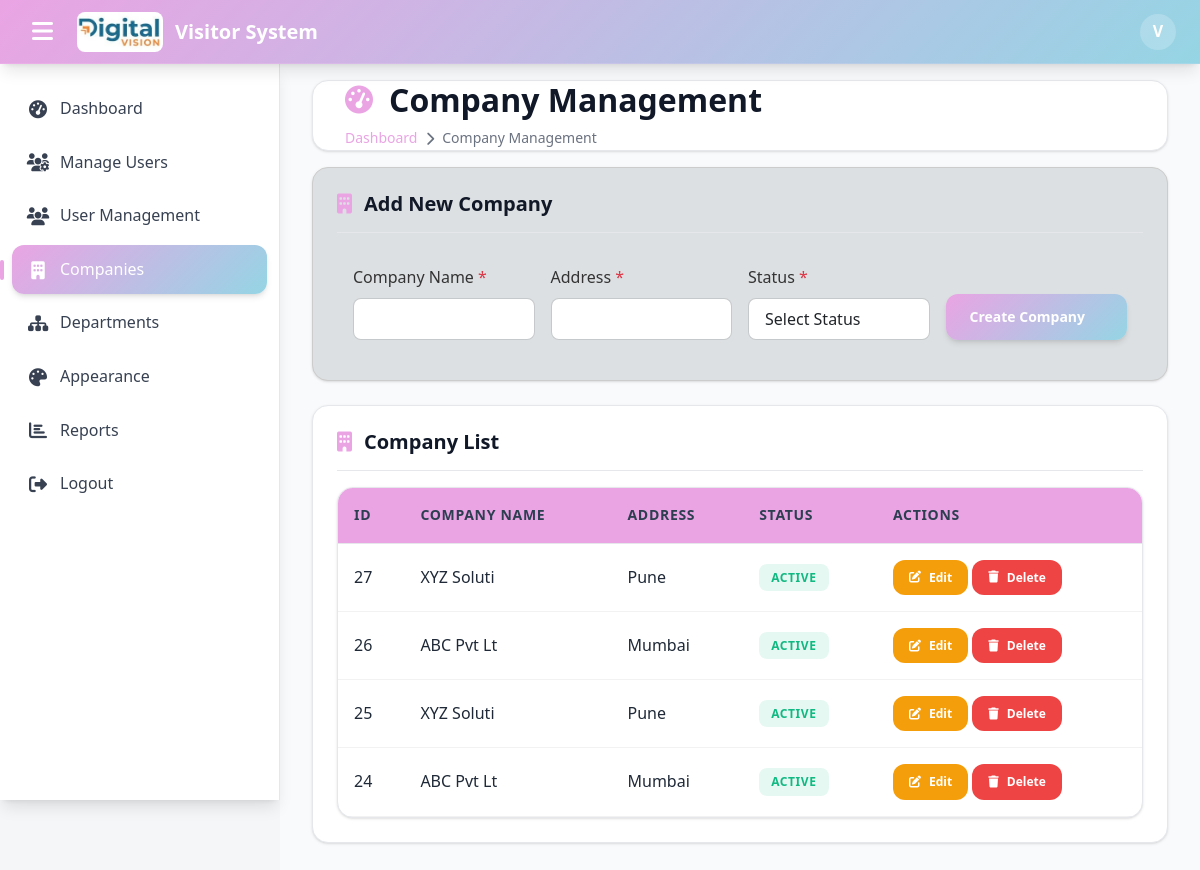
The page /admin/create_company.php (signed in) on the database its author committed.
### tables this page shows
CREATE TABLE `system_theme` (
  `id` int(10) NOT NULL,
  `primary_color` varchar(20) DEFAULT '#007bff',
  `secondary_color` varchar(20) DEFAULT '#0056b3',
  `logo_path` varchar(255) DEFAULT NULL
);

CREATE TABLE `companies` (
  `id` int(10) NOT NULL,
  `name` varchar(10) NOT NULL,
  `location` varchar(10) NOT NULL,
  `status` enum('Active','Inactive') DEFAULT 'Active',
  `created_at` datetime DEFAULT current_timestamp()
);

### includes/theme.php (called while the page is built, shortened)
<?php
require_once __DIR__ . '/db.php';
$theme = [
    'primary_color' => '#2563eb',
    'secondary_color' => '#1d4ed8',
    'logo_path' => 'assets/default-logo.svg'
];
if ($conn) {
    $res = $conn->query("SELECT primary_color, secondary_color, logo_path FROM system_theme LIMIT 1");
    if ($res && $row = $res->fetch_assoc()) {
        if (!empty($row['primary_color'])) $theme['primary_color'] = $row['primary_color'];
        if (!empty($row['secondary_color'])) $theme['secondary_color'] = $row['secondary_color'];
        if (!empty($row['logo_path'])) $theme['logo_path'] = $row['logo_path'];
    }
}
function theme_logo() {
    global $theme;
    return $theme['logo_path'];
}
?>

### admin/create_company.php (the view, shortened to what this page needs)
<?php
require_once __DIR__ . '/../includes/erp_layout.php';
$editCompany = null;
$result = $conn->query("SELECT * FROM companies ORDER BY id DESC");
$breadcrumbs = [
    ['title' => 'Dashboard', 'url' => 'dashboard.php', 'icon' => 'tachometer-alt'],
    ['title' => 'Company Management', 'icon' => 'building']
];
echo erp_header('Company Management', $breadcrumbs);
?>
<div class="erp-card form-card mb-4">
    <div class="erp-card-header">
        <h3 class="erp-card-title"><i class="fas fa-building"></i>
            <?= $editCompany ? 'Edit Company' : 'Add New Company' ?></h3>
    </div>
    <form method="POST" class="p-3">
        <div class="row g-3 align-items-end">
            <div class="col-md-3">
                <label class="form-label">Company Name <span class="text-danger">*</span></label>
                <input type="text" name="<?= $editCompany ? 'edit_name' : 'name' ?>" class="form-control"
                    value="<?= htmlspecialchars($editCompany['name'] ?? ($_POST['name'] ?? '')) ?>">
            </div>
            <div class="col-md-3">
                <label class="form-label">Address <span class="text-danger">*</span></label>
                <input type="text" name="<?= $editCompany ? 'edit_address' : 'address' ?>" class="form-control"
                    value="<?= htmlspecialchars($editCompany['location'] ?? ($_POST['address'] ?? '')) ?>">
            </div>
            <div class="col-md-3">
                <label class="form-label">Status <span class="text-danger">*</span></label>
                <select name="<?= $editCompany ? 'edit_status' : 'status' ?>" class="form-control">
                    <option value="">Select Status</option>
                </select>
            </div>
            <div class="col-md-3 text-start">
                <button type="submit" class="erp-btn erp-btn-primary w-100">
                    <?= $editCompany ? 'Update Company' : 'Create Company' ?>
                </button>
            </div>
        </div>
    </form>
</div>
<div class="erp-card">
    <div class="erp-card-header">
        <h3 class="erp-card-title"><i class="fas fa-building"></i> Company List</h3>
    </div>
    <div class="erp-table-container">
        <table class="erp-table">
            <thead>
                <tr>
                    <th>ID</th>
                    <th>Company Name</th>
                    <th>Address</th>
                    <th>Status</th>
                    <th>Actions</th>
                </tr>
            </thead>
            <tbody>
                <?php if ($result && $result->num_rows > 0): ?>
                    <?php while ($row = $result->fetch_assoc()): ?>
                        <tr>
                            <td><?= $row['id'] ?></td>
                            <td><?= htmlspecialchars($row['name']) ?></td>
                            <td><?= htmlspecialchars($row['location']) ?></td>
                            <td><?= erp_badge($row['status'], $row['status'] == 'Active' ? 'success' : 'danger') ?></td>
                            <td>
                                <a href="?edit=<?= $row['id'] ?>" class="erp-btn erp-btn-warning erp-btn-sm">
                                    <i class="fas fa-edit"></i> Edit
                                </a>
                                <button class="erp-btn erp-btn-danger erp-btn-sm"
                                    onclick="deleteConfirm('?delete=<?= $row['id'] ?>','company')">
                                    <i class="fas fa-trash"></i> Delete
                                </button>
                            </td>
                        </tr>
                    <?php endwhile; ?>
                <?php endif; ?>
            </tbody>
        </table>
    </div>
</div>
<?php echo erp_footer(); ?>

### includes/erp_layout.php (shortened to what this page needs)
<?php
require_once __DIR__ . '/theme.php';
function erp_header($title, $breadcrumbs = [])
{
    ?>
    <!DOCTYPE html>
    <html lang="en">
    <head>
        <link href="https://cdn.jsdelivr.net/npm/bootstrap@5.3.2/dist/css/bootstrap.min.css" rel="stylesheet">
        <link href="https://cdnjs.cloudflare.com/ajax/libs/font-awesome/6.4.0/css/all.min.css" rel="stylesheet">
        <link href="https://cdn.jsdelivr.net/npm/bootstrap-icons@1.11.1/font/bootstrap-icons.css" rel="stylesheet">
        <link href="https://cdn.datatables.net/1.13.6/css/dataTables.bootstrap5.min.css" rel="stylesheet">
 </head>
    <body>
        <nav class="erp-navbar">
            <button class="erp-navbar-toggle" id="sidebarToggle">
                <i class="fas fa-bars"></i>
            </button>
            <a href="#" class="erp-navbar-brand">
                <img src="../<?php echo theme_logo(); ?>" alt="ERP Logo">
                <span class="d-none d-md-inline">Visitor System</span>
            </a>
    <div class="erp-navbar-actions">
                <div class="erp-user-menu">
                    <div class="erp-user-avatar" onclick="toggleUserMenu()">
                        <?php echo strtoupper(substr($_SESSION['user']['email'] ?? 'U', 0, 1)); ?>
                    </div>
                </div>
            </div>
        </nav>
        <aside class="erp-sidebar" id="sidebar">
            <nav class="erp-sidebar-nav">
                <?php if (isset($_SESSION['user']['role'])): ?>
                    <?php if ($_SESSION['user']['role'] === 'admin'): ?>
                        <div class="erp-nav-item">
                            <a href="dashboard.php"
                                class="erp-nav-link <?php echo basename($_SERVER['PHP_SELF']) == 'dashboard.php' ? 'active' : ''; ?>">
                                <i class="erp-nav-icon fas fa-tachometer-alt"></i>
                                <span class="erp-nav-text">Dashboard</span>
                            </a>
                        </div>
                        <div class="erp-nav-item">
                            <a href="manage_users.php"
                                class="erp-nav-link <?php echo basename($_SERVER['PHP_SELF']) == 'manage_users.php' ? 'active' : ''; ?>">
                                <i class="erp-nav-icon fas fa-users-cog"></i>
                                <span class="erp-nav-text">Manage Users</span>
                            </a>
                        </div>
                        <div class="erp-nav-item">
                            <a href="User_creation.php"
                                class="erp-nav-link <?php echo basename($_SERVER['PHP_SELF']) == 'User_creation.php' ? 'active' : ''; ?>">
                                <i class="erp-nav-icon fas fa-users"></i>
                                <span class="erp-nav-text">User Management</span>
                            </a>
                        </div>
                        <div class="erp-nav-item">
                            <a href="create_company.php"
                                class="erp-nav-link <?php echo basename($_SERVER['PHP_SELF']) == 'create_company.php' ? 'active' : ''; ?>">
                                <i class="erp-nav-icon fas fa-building"></i>
                                <span class="erp-nav-text">Companies</span>
                            </a>
                        </div>
                        <div class="erp-nav-item">
                            <a href="create_department.php"
                                class="erp-nav-link <?php echo basename($_SERVER['PHP_SELF']) == 'create_department.php' ? 'active' : ''; ?>">
                                <i class="erp-nav-icon fas fa-sitemap"></i>
                                <span class="erp-nav-text">Departments</span>
                            </a>
                        </div>
                        <div class="erp-nav-item">
                            <a href="appearance.php"
                                class="erp-nav-link <?php echo basename($_SERVER['PHP_SELF']) == 'appearance.php' ? 'active' : ''; ?>">
                                <i class="erp-nav-icon fas fa-palette"></i>
                                <span class="erp-nav-text">Appearance</span>
                            </a>
                        </div>
                        <div class="erp-nav-item">
                            <a href="reports.php"
                                class="erp-nav-link <?php echo basename($_SERVER['PHP_SELF']) == 'reports.php' ? 'active' : ''; ?>">
                                <i class="erp-nav-icon fas fa-chart-bar"></i>
                                <span class="erp-nav-text">Reports</span>
                            </a>
                        </div>
                    <?php endif; ?>
                <?php endif; ?>
                <div class="erp-nav-item">
                    <a href="../pages/logout.php" class="erp-nav-link">
                        <i class="erp-nav-icon fas fa-sign-out-alt"></i>
                        <span class="erp-nav-text">Logout</span>
                    </a>
                </div>
            </nav>
        </aside>
        <main class="erp-main-content" id="mainContent">
            <div class="erp-content-wrapper">
                <div class="erp-page-header">
                    <h1 class="erp-page-title">
                        <i class="fas fa-<?php echo $breadcrumbs[0]['icon'] ?? 'home'; ?>"></i>
                        <?php echo htmlspecialchars($title); ?>
                    </h1>
                    <?php if (!empty($breadcrumbs)): ?>
                        <nav class="erp-breadcrumb">
                            <?php foreach ($breadcrumbs as $index => $crumb): ?>
                                <?php if ($index > 0): ?>
                                    <i class="fas fa-chevron-right"></i>
                                <?php endif; ?>
                                <?php if (isset($crumb['url'])): ?>
                                    <a
                                        href="<?php echo htmlspecialchars($crumb['url']); ?>"><?php echo htmlspecialchars($crumb['title']); ?></a>
                                <?php else: ?>
                                    <span><?php echo htmlspecialchars($crumb['title']); ?></span>
                                <?php endif; ?>
                            <?php endforeach; ?>
                        </nav>
                    <?php endif; ?>
                </div>
                <?php
                return ob_get_clean();
}
function erp_footer()
{
    ?>
        </div>
        </main>
    </body>
    </html>
    <?php
    return ob_get_clean();
}
function erp_badge($text, $type = 'primary')
{
    return "<span class='erp-badge erp-badge-{$type}'>{$text}</span>";
}
?>

### admin/create_company.php (style rules this page uses)
.erp-card.form-card { background-color: #dde0e2ff; border: 1px solid #ccc; color: #333; }
.erp-card.form-card .form-label { color: #333; }

### rows shown on the page
system_theme: logo_path (picture)
companies: id "27", name "XYZ Soluti", location "Pune", status "ACTIVE"
companies: id "26", name "ABC Pvt Lt", location "Mumbai", status "ACTIVE"
companies: id "25", name "XYZ Soluti", location "Pune", status "ACTIVE"
companies: id "24", name "ABC Pvt Lt", location "Mumbai", status "ACTIVE"

### other values the page prints
substr($_SESSION['user']['email'] ?? 'U', 0, 1) "V"
$title "Company Management"
$crumb['title'] "Dashboard"
$crumb['title'] "Company Management"
